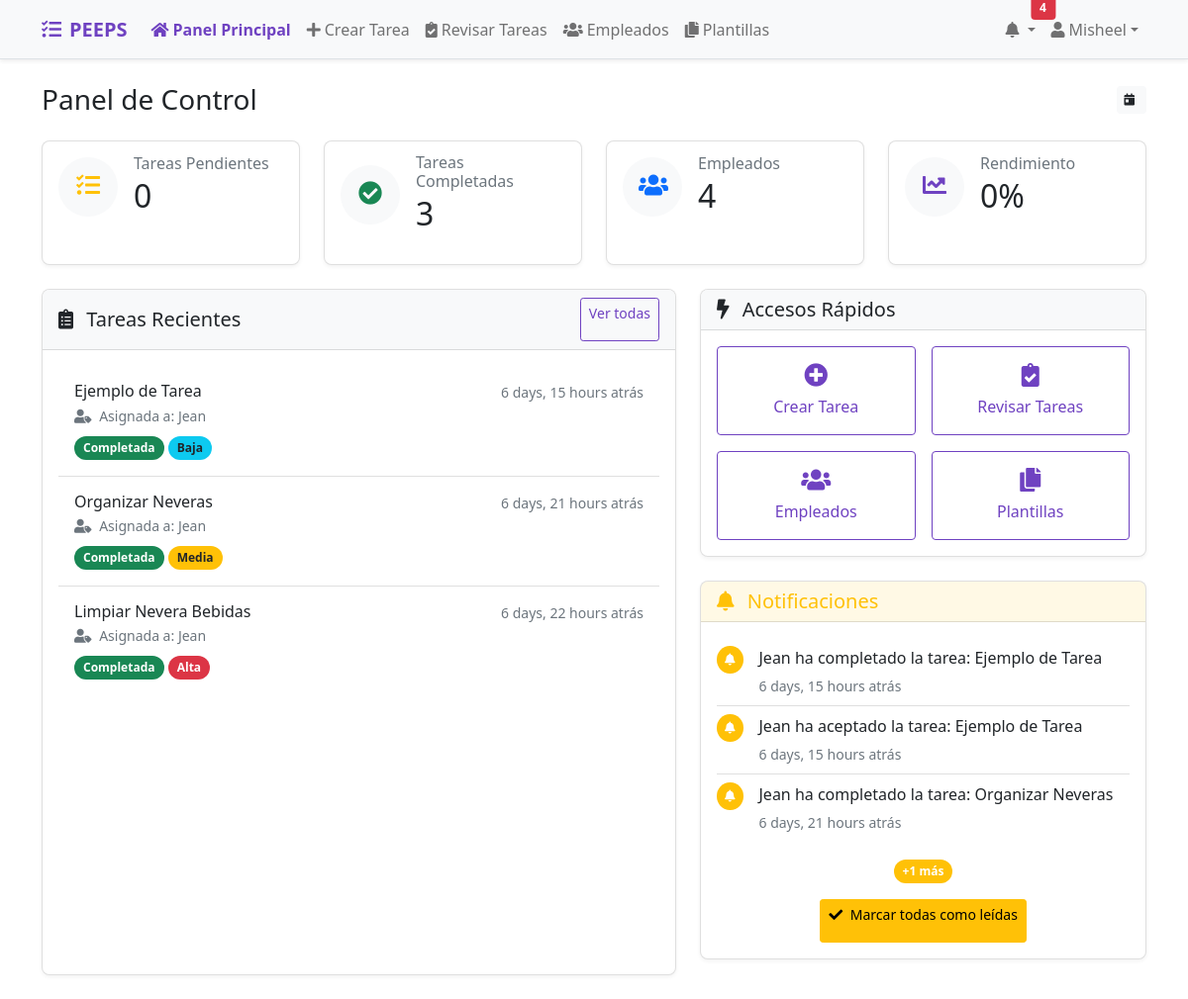
The page /jefe/ (signed in) on the database as committed earlier.
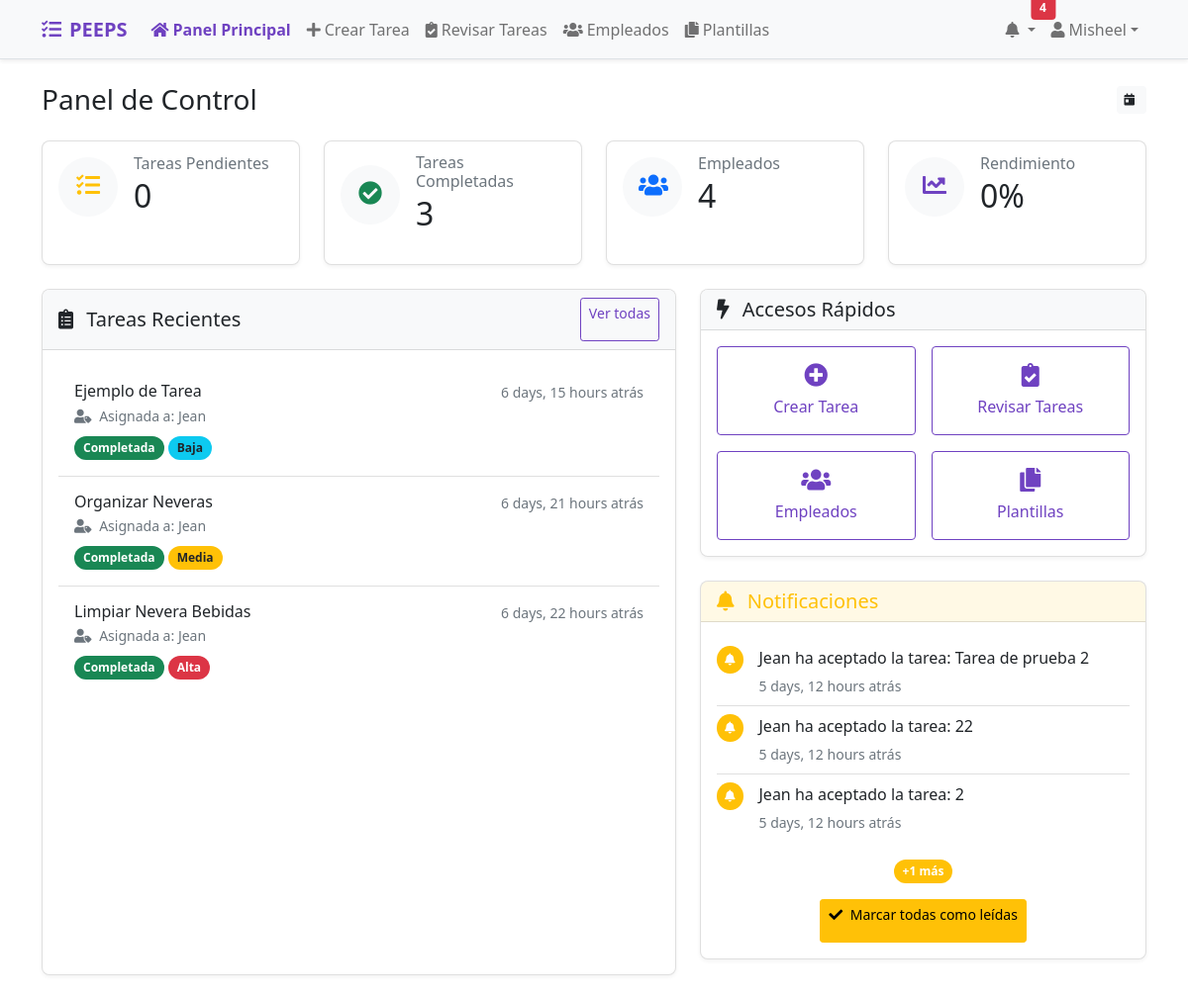
The same page on the database as committed later.
### tasks/models.py (models this page shows, shortened)
class Tarea(models.Model):
    titulo = models.CharField(max_length=200)
    descripcion = models.TextField()
    jefe = models.ForeignKey(User, on_delete=models.CASCADE, related_name='tareas_creadas')
    empleados = models.ManyToManyField(EmpleadoPerfil, related_name='tareas_asignadas')
    tiempo_estimado = models.DurationField(help_text="Formato: HH:MM")
    fecha_asignacion = models.DateTimeField(auto_now_add=True)
    completada = models.BooleanField(default=False)
    fecha_completada = models.DateTimeField(null=True, blank=True)
    aceptada_por = models.ManyToManyField(EmpleadoPerfil, blank=True, related_name="tareas_aceptadas")
    PRIORIDADES = [
        ('Baja', 'Baja'),
        ('Media', 'Media'),
        ('Alta', 'Alta'),
    ]
    prioridad = models.CharField(max_length=10, choices=PRIORIDADES, default='Media')

class EmpleadoPerfil(models.Model):
    user = models.OneToOneField(User, on_delete=models.CASCADE)
    tienda = models.ForeignKey(Tienda, on_delete=models.CASCADE)
    es_jefe = models.BooleanField(default=False)

class Notificacion(models.Model):
    usuario = models.ForeignKey(User, on_delete=models.CASCADE)
    mensaje = models.TextField()
    leida = models.BooleanField(default=False)
    fecha = models.DateTimeField(auto_now_add=True)

### tasks/views.py (the view)
# urls.py: path('jefe/', views.dashboard_jefe, name='dashboard_jefe'),  # Dashboard del jefe
@login_required
def dashboard_jefe(request):
    notificaciones = Notificacion.objects.filter(usuario=request.user, leida=False).order_by('-fecha')
    jefe = EmpleadoPerfil.objects.get(user=request.user)
    tareas_qs = Tarea.objects.filter(jefe=request.user)
    tareas_recientes = tareas_qs.order_by('-fecha_asignacion')[:5]
    return render(request, 'dashboard_jefe.html', {
        'tareas_recientes': tareas_recientes,
        'tareas_pendientes': tareas_qs.filter(completada=False).count(),
        'tareas_completadas': tareas_qs.filter(completada=True).count(),
        'empleado_count': EmpleadoPerfil.objects.filter(tienda=jefe.tienda, es_jefe=False).count(),
        'notificaciones': notificaciones
    })

### tasks/templates/dashboard_jefe.html (shortened to what the changed rows need)
{% extends 'base.html' %}
{% load widget_tweaks %}
{% block content %}
<div class="container py-4">
    <div class="d-flex justify-content-between align-items-center mb-4">
        <h1 class="h3 mb-0">Panel de Control</h1>
    </div>
    <div class="row g-4 mb-4">
        <div class="col-md-6 col-lg-3">
            <div class="card h-100">
                <div class="card-body">
                    <div class="d-flex align-items-center">
                        <div>
                            <h2 class="card-title mb-0">{{ tareas_pendientes }}</h2>
                        </div>
                    </div>
                </div>
            </div>
        </div>
        <div class="col-md-6 col-lg-3">
            <div class="card h-100">
                <div class="card-body">
                    <div class="d-flex align-items-center">
                        <div>
                            <h2 class="card-title mb-0">{{ tareas_completadas }}</h2>
                        </div>
                    </div>
                </div>
            </div>
        </div>
        <div class="col-md-6 col-lg-3">
            <div class="card h-100">
                <div class="card-body">
                    <div class="d-flex align-items-center">
                        <div>
                            <h2 class="card-title mb-0">{{ empleado_count }}</h2>
                        </div>
                    </div>
                </div>
            </div>
        </div>
        <div class="col-md-6 col-lg-3">
            <div class="card h-100">
                <div class="card-body">
                    <div class="d-flex align-items-center">
                        <div>
                            <h2 class="card-title mb-0">
                                {% if tareas_completadas > 0 and tareas_pendientes > 0 %}
                                    {{ tareas_completadas|floatformat:0 }}%
                                {% else %}
                                    0%
                                {% endif %}
                            </h2>
                        </div>
                    </div>
                </div>
            </div>
        </div>
    </div>
    <div class="row g-4">
        <div class="col-lg-7">
            <div class="card h-100">
                <div class="card-body">
                    <div class="list-group list-group-flush">
                        {% for tarea in tareas_recientes %}
                        <div class="list-group-item list-group-item-action p-3">
                            <div class="d-flex w-100 justify-content-between">
                                <h6 class="mb-1">{{ tarea.titulo }}</h6>
                                <small class="text-muted">{{ tarea.fecha_asignacion|timesince }} atrás</small>
                            </div>
                            <p class="mb-1 text-muted small">
                                <i class="fas fa-user-tag me-1"></i>
                                Asignada a:
                                {% for emp in tarea.empleados.all %}
                                    {{ emp.user.get_full_name|default:emp.user.username }}{% if not forloop.last %}, {% endif %}
                                {% endfor %}
                            </p>
                            <div class="mt-2">
                                <span class="badge {% if tarea.completada %}bg-success{% else %}bg-warning{% endif %} rounded-pill">
                                    {% if tarea.completada %}Completada{% else %}Pendiente{% endif %}
                                </span>
                                {% if tarea.prioridad %}
                                <span class="badge
                                    {% if tarea.prioridad == 'Alta' %}bg-danger
                                    {% elif tarea.prioridad == 'Media' %}bg-warning text-dark
                                    {% else %}bg-info text-dark{% endif %} rounded-pill">
                                    {{ tarea.prioridad }}
                                </span>
                                {% endif %}
                            </div>
                        </div>
                        {% empty %}
                        <div class="text-center py-4">
                            <i class="fas fa-clipboard text-muted mb-3" style="font-size: 2rem;"></i>
                            <p class="text-muted">No hay tareas recientes.</p>
                        </div>
                        {% endfor %}
                    </div>
                </div>
            </div>
        </div>
        <div class="col-lg-5">
            {% if notificaciones %}
            <div class="card">
                <div class="card-body">
                    <ul class="list-group list-group-flush">
                        {% for notif in notificaciones|slice:":3" %}
                        <li class="list-group-item px-0">
                            <div class="d-flex">
                                <div class="flex-shrink-0 me-3">
                                    <span class="badge rounded-circle bg-warning p-2">
                                        <i class="fas fa-bell text-white"></i>
                                    </span>
                                </div>
                                <div>
                                    <p class="mb-1">{{ notif.mensaje }}</p>
                                    <small class="text-muted">{{ notif.fecha|timesince }} atrás</small>
                                </div>
                            </div>
                        </li>
                        {% endfor %}
                    </ul>
                </div>
            </div>
            {% endif %}
        </div>
    </div>
</div>
{% endblock %}

Rows that differ between the two databases and show on the page:
no longer on this page (row edited): Notificacion: mensaje "Jean ha completado la tarea: Ejemplo de Tarea", fecha "6 days, 15 hours"
no longer on this page (row edited): Notificacion: mensaje "Jean ha aceptado la tarea: Ejemplo de Tarea", fecha "6 days, 15 hours"
no longer on this page (row edited): Notificacion: mensaje "Jean ha completado la tarea: Organizar Neveras", fecha "6 days, 21 hours"
added Notificacion: mensaje "Jean ha aceptado la tarea: Tarea de prueba 2", fecha "5 days, 12 hours"
added Notificacion: mensaje "Jean ha aceptado la tarea: 22", fecha "5 days, 12 hours"
added Notificacion: mensaje "Jean ha aceptado la tarea: 2", fecha "5 days, 12 hours"
